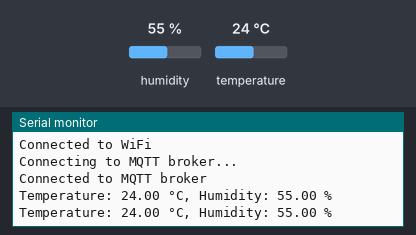
Recording of a program running on a simulated ESP32. Shown: the last lines printed to the serial monitor. Inputs (shaded band) come from the test bench; at power-on: humidity 55 %, temperature 24 °C. WiFi joins after 1.5 s; servers stay silent unless stated; no MQTT or app messages arrive unless stated.

Above: at 3.2 s.
3.3 s: humidity set to 22 %
At 5.8 s:
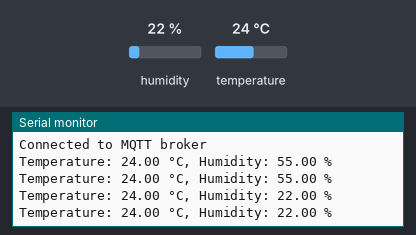
6.0 s: temperature set to 12 °C
At 6.9 s:
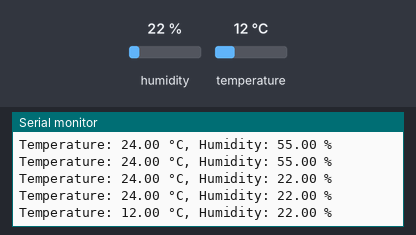
8.7 s: humidity set to 40 %
At 9.7 s:
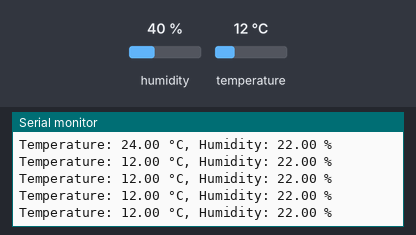
Timing chart, 0 to 11.7 s (numbered marks = the images above; inputs shaded):
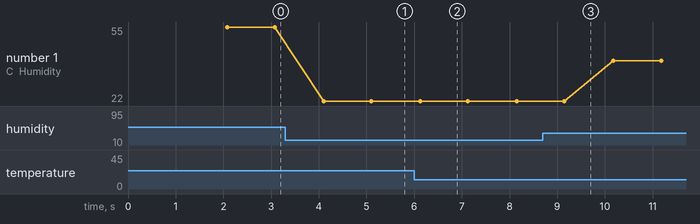

The program:

main.cpp
```cpp
#include <WiFi.h>
#include <PubSubClient.h>
#include <Adafruit_Sensor.h>
#include <DHT.h>

// Replace with your network credentials
const char *ssid = "NWiFi";
const char *password = "10092001";

// Replace with your MQTT broker settings
const char *mqtt_server = "192.168.129.102";
const int mqtt_port = 1883;
const char *mqtt_username = "myuser";
const char *mqtt_password = "1";
const char *mqtt_topic = "your_mqtt_topic";

// Replace with your DHT sensor settings
const int dht_pin = 5;
const int dht_type = DHT11;

// Initialize the DHT sensor
DHT dht(dht_pin, dht_type);

// Initialize the WiFi client and MQTT client
WiFiClient wifi_client;
PubSubClient mqtt_client(wifi_client);

void setup()
{
  Serial.begin(115200);

  // Connect to Wi-Fi
  WiFi.begin(ssid, password);
  while (WiFi.status() != WL_CONNECTED)
  {
    delay(1000);
    Serial.println("Connecting to WiFi...");
  }
  Serial.println("Connected to WiFi");

  // Connect to MQTT broker
  mqtt_client.setServer(mqtt_server, mqtt_port);
  // mqtt_client.setCallback(callback);
  while (!mqtt_client.connected())
  {
    Serial.println("Connecting to MQTT broker...");
    if (mqtt_client.connect("ESP32Client", mqtt_username, mqtt_password))
    {
      Serial.println("Connected to MQTT broker");
    }
    else
    {
      Serial.print("Failed with state ");
      Serial.print(mqtt_client.state());
      delay(2000);
    }
  }

  // Initialize the DHT sensor
  dht.begin();
}

void loop()
{
  // Read the temperature and humidity from the DHT sensor
  float temperature = dht.readTemperature();
  float humidity = dht.readHumidity();

  // Check if the readings are valid
  if (isnan(temperature) || isnan(humidity))
  {
    Serial.println("Failed to read from DHT sensor");
    return;
  }

  // Publish the temperature and humidity to MQTT
  char message[50];
  snprintf(message, 50, "%.2f,%.2f", temperature, humidity);
  mqtt_client.publish(mqtt_topic, message);

  // Print the temperature and humidity to the serial console
  Serial.print("Temperature: ");
  Serial.print(temperature);
  Serial.print(" °C, Humidity: ");
  Serial.print(humidity);
  Serial.println(" %");

  // Wait for 5 seconds before publishing again
  delay(1000);
}

// void callback(char *topic, byte *payload, unsigned int length)
// {
//   // Handle incoming MQTT messages here
// }
```

Measured:
- after the input at 3.3 s, the serial monitor: prints a new line after 0.80 s (image 1)
- after the input at 6.0 s, the serial monitor: prints a new line after 0.13 s (image 2)
- plotted number 1: 55 → 22 after the input at 3.3 s, 22 → 40 after the input at 8.7 s
